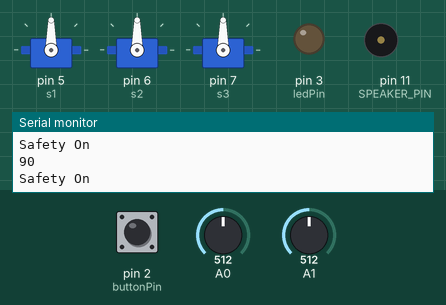
This sketch was run on a simulated Arduino Uno, built with avr-gcc and run on an emulated ATmega328P. Parts: 3 × servo, output pins drawn as LEDs (lit = HIGH), buzzer (waves = sounding), the last lines printed to the serial monitor. The inputs (shaded band) are chosen by the test bench; at power-on: pin 2 (buttonPin) LOW, A0 = 512, A1 = 512.

Above: at 1.2 s.
1.3 s: pin 2 (buttonPin) pulled HIGH for 0.15 s
At 1.7 s:
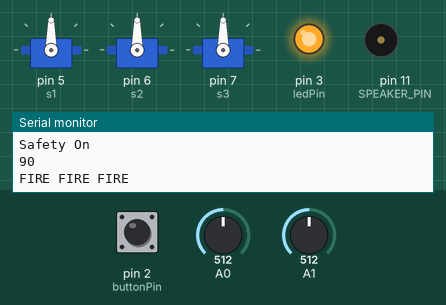
Timing chart, 0 to 14.1 s (numbered marks = the images above; inputs shaded):
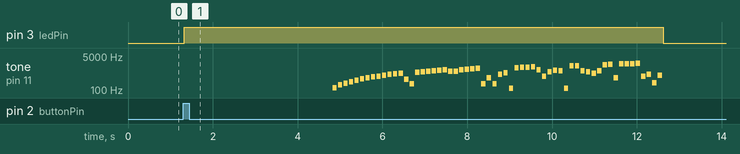

The sketch:

Final_Arduino_Code.ino
```cpp
// Include libraries
#include<Servo.h>
#include "Arduino.h"
#define SPEAKER_PIN 11

// Initialize the servos
Servo s1; //Servo for the base, allowing for rotation
Servo s2; //Servo for the lowest element, the elbow servo
Servo s3; //Servo for the second element, the 'middle' servo

int joyX = 0; // Give variable to joystick readings
int joyY = 1;


int user_input_angle;
int i;

const int buttonPin = 2; //Pin number for GUN
const int ledPin = 3; //Pin number for the LED
int buttonState = 0; //Variabe for reading the button

int burst = 0;

void setup() {
  // put your setup code here, to run once:
  Serial.begin(9600); //Sets the terminal frequency to 9600 hz (bits/sec)
  pinMode(A0, INPUT);
  pinMode(A1, INPUT);
  pinMode(A2, INPUT);


  s1.attach(5);  //Attaches servo to pin 5
  s2.attach(6);  //Attaches servo to pin 6
  s3.attach(7);  //Attaches servo to pin 7

  pinMode(ledPin, OUTPUT);
  pinMode(buttonPin, INPUT);

  pinMode(SPEAKER_PIN, OUTPUT);

  Serial.println("\nArduino is READY");
}

void loop() {
  // put your main code here, to run repeatedly:

  s1.write(map(analogRead(A1), 0, 1023, 0, 180));
  s2.write(map(analogRead(A0), 0, 1023, 0, 180));
  //Serial.println(analogRead(A2)); //Press Joystick down button. Use this for wrist rotation

  Serial.println(map(analogRead(A0), 0, 1023, 0, 180));

  buttonState = digitalRead(buttonPin);

  if (buttonState == HIGH) {
    digitalWrite(ledPin, HIGH); //Turn on the LED, Activate the gun
    Serial.println("FIRE FIRE FIRE");
    delay(1000);
    Serial.println("FIRE FIRE FIRE");
    delay(1000);
    Serial.println("FIRE FIRE FIRE");
    delay(1500);

    // Define the frequency of each note (in Hz)
    int melody[] = {
      130, 180, 220, 260, 310, 360, 400, 450, 500, 550, 600, 650, 700, 350, 200, 750, 800, 850, 900, 950, 1000, 850, 875, 1050, 1100, 1150, 1200, 200, 400, 200, 600, 742, 124, 1300, 1350, 1400, 1450, 1000, 500, 800, 987, 923, 123, 1600, 1650, 900, 800, 700, 900, 1850, 1900, 400, 2000, 2050, 2100, 2150, 500, 600, 230, 540
    };
  // Define the duration of each note (in milliseconds)
  int noteDuration = 100;
  // Play the melody
    for (int i = 0; i < sizeof(melody) / sizeof(melody[0]); i++) {
      tone(SPEAKER_PIN, melody[i], noteDuration);
      delay(noteDuration * 1.3); // Adjust delay for note duration
    }

    digitalWrite(ledPin, LOW);
  }
  else {
    digitalWrite(ledPin, LOW);
    Serial.println("Safety On");
  }

  delay(50);

}
```

Measured:
- after the input at 1.3 s, pin 3 (ledPin): LOW → HIGH at once, → LOW 11.3 s later; tone on pin 11 (SPEAKER_PIN): plays 130 Hz for 0.10 s, 180 Hz for 0.10 s, 220 Hz for 0.10 s, 260 Hz for 0.10 s, 310 Hz for 0.10 s, 360 Hz for 0.10 s … (60 notes in this stretch), starting after 3.5 s
